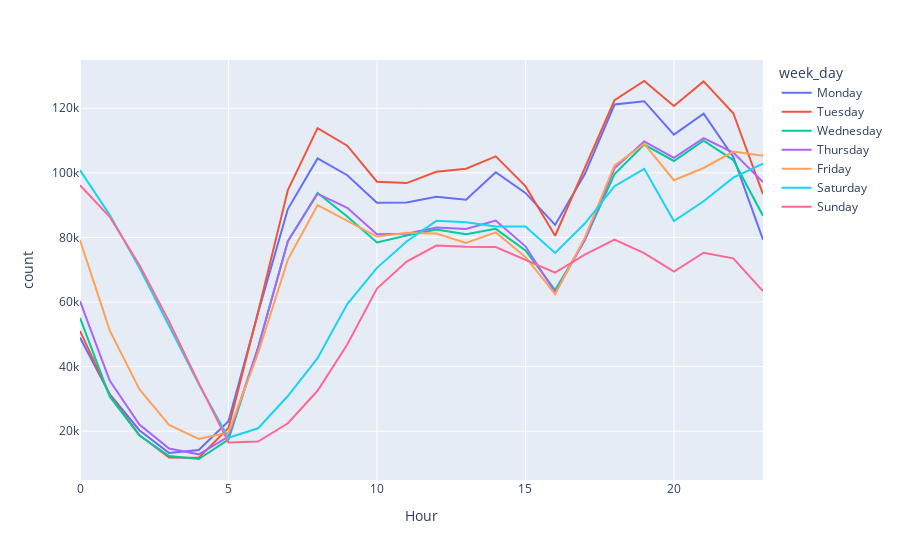

Source (notebook cell):
### Code cell
fig = px.line(pickups_df, x='Hour', y='count', color = "week_day")
fig.show()

### Figure 1 — Plotly figure (JSON) as saved in the notebook; plotly's stock layout.template omitted (floating-point values rounded to 4 significant figures)
{"data": [{"hovertemplate": "week_day=Monday<br>Hour=%{x}<br>count=%{y}<extra></extra>", "legendgroup": "Monday", "line": {"color": "#636efa", "dash": "solid"}, "mode": "lines", "name": "Monday", "orientation": "v", "showlegend": true, "type": "scatter", "x": [0, 1, 2, 3, 4, 5, 6, 7, 8, 9, 10, 11, 12, 13, 14, 15, 16, 17, 18, 19, 20, 21, 22, 23], "xaxis": "x", "y": [49003, 31439, 20289, 13271, 14163, 23089, 56725, 88768, 104469, 99254, 90740, 90837, 92567, 91676, 100203, 93780, 83864, 99619, 121153, 122172, 111814, 118341, 104909, 79290], "yaxis": "y"}, {"hovertemplate": "week_day=Tuesday<br>Hour=%{x}<br>count=%{y}<extra></extra>", "legendgroup": "Tuesday", "line": {"color": "#EF553B", "dash": "solid"}, "mode": "lines", "name": "Tuesday", "orientation": "v", "showlegend": true, "type": "scatter", "x": [0, 1, 2, 3, 4, 5, 6, 7, 8, 9, 10, 11, 12, 13, 14, 15, 16, 17, 18, 19, 20, 21, 22, 23], "xaxis": "x", "y": [51050, 31262, 18777, 11848, 11760, 20974, 56943, 94672, 113831, 108406, 97244, 96826, 100338, 101270, 105082, 95881, 80519, 101582, 122511, 128430, 120721, 128311, 118441, 93400], "yaxis": "y"}, {"hovertemplate": "week_day=Wednesday<br>Hour=%{x}<br>count=%{y}<extra></extra>", "legendgroup": "Wednesday", "line": {"color": "#00cc96", "dash": "solid"}, "mode": "lines", "name": "Wednesday", "orientation": "v", "showlegend": true, "type": "scatter", "x": [0, 1, 2, 3, 4, 5, 6, 7, 8, 9, 10, 11, 12, 13, 14, 15, 16, 17, 18, 19, 20, 21, 22, 23], "xaxis": "x", "y": [55074, 30751, 18619, 12278, 11387, 17386, 45923, 78856, 93774, 86471, 78427, 80611, 82471, 81006, 82660, 75987, 63717, 79153, 99627, 108760, 103672, 109958, 103946, 86731], "yaxis": "y"}, {"hovertemplate": "week_day=Thursday<br>Hour=%{x}<br>count=%{y}<extra></extra>", "legendgroup": "Thursday", "line": {"color": "#ab63fa", "dash": "solid"}, "mode": "lines", "name": "Thursday", "orientation": "v", "showlegend": true, "type": "scatter", "x": [0, 1, 2, 3, 4, 5, 6, 7, 8, 9, 10, 11, 12, 13, 14, 15, 16, 17, 18, 19, 20, 21, 22, 23], "xaxis": "x", "y": [60268, 35659, 22027, 14633, 12833, 18317, 45982, 78789, 93541, 89186, 80947, 81162, 83059, 82631, 85229, 77242, 62951, 79145, 101378, 109715, 104657, 110763, 106292, 97131], "yaxis": "y"}, {"hovertemplate": "week_day=Friday<br>Hour=%{x}<br>count=%{y}<extra></extra>", "legendgroup": "Friday", "line": {"color": "#FFA15A", "dash": "solid"}, "mode": "lines", "name": "Friday", "orientation": "v", "showlegend": true, "type": "scatter", "x": [0, 1, 2, 3, 4, 5, 6, 7, 8, 9, 10, 11, 12, 13, 14, 15, 16, 17, 18, 19, 20, 21, 22, 23], "xaxis": "x", "y": [79200, 51206, 32982, 21932, 17602, 19588, 44261, 73118, 89976, 85023, 80276, 81437, 81209, 78321, 81542, 73947, 62454, 79939, 102284, 108942, 97710, 101498, 106565, 105276], "yaxis": "y"}, {"hovertemplate": "week_day=Saturday<br>Hour=%{x}<br>count=%{y}<extra></extra>", "legendgroup": "Saturday", "line": {"color": "#19d3f3", "dash": "solid"}, "mode": "lines", "name": "Saturday", "orientation": "v", "showlegend": true, "type": "scatter", "x": [0, 1, 2, 3, 4, 5, 6, 7, 8, 9, 10, 11, 12, 13, 14, 15, 16, 17, 18, 19, 20, 21, 22, 23], "xaxis": "x", "y": [100836, 86982, 70581, 52760, 34577, 17964, 20897, 30893, 42622, 59369, 70576, 78737, 85136, 84702, 83388, 83367, 75171, 84283, 95871, 101238, 85081, 91191, 98496, 102817], "yaxis": "y"}, {"hovertemplate": "week_day=Sunday<br>Hour=%{x}<br>count=%{y}<extra></extra>", "legendgroup": "Sunday", "line": {"color": "#FF6692", "dash": "solid"}, "mode": "lines", "name": "Sunday", "orientation": "v", "showlegend": true, "type": "scatter", "x": [0, 1, 2, 3, 4, 5, 6, 7, 8, 9, 10, 11, 12, 13, 14, 15, 16, 17, 18, 19, 20, 21, 22, 23], "xaxis": "x", "y": [96168, 86386, 71433, 53948, 34875, 16492, 16775, 22455, 32514, 46857, 64165, 72517, 77480, 77084, 76999, 72928, 69081, 74638, 79332, 75124, 69451, 75243, 73526, 63345], "yaxis": "y"}], "layout": {"legend": {"title": {"text": "week_day"}, "tracegroupgap": 0}, "margin": {"t": 60}, "xaxis": {"anchor": "y", "domain": [0, 1], "title": {"text": "Hour"}}, "yaxis": {"anchor": "x", "domain": [0, 1], "title": {"text": "count"}}}}
